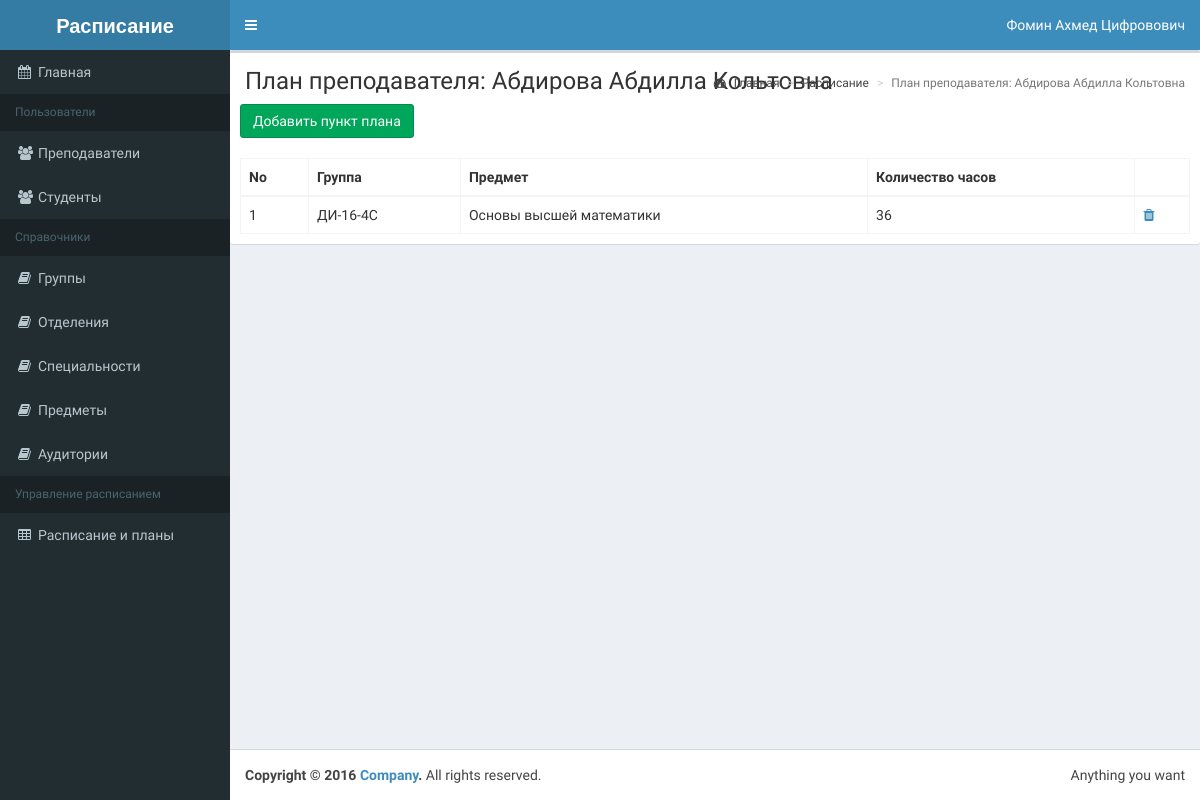
The page /list-plan.php?id=6 (signed in) on the database its author committed.
### tables this page shows
CREATE TABLE `lesson_plan` (
  `lesson_plan_id` int NOT NULL,
  `gruppa_id` int NOT NULL,
  `subject_id` int NOT NULL,
  `user_id` bigint NOT NULL
);

CREATE TABLE `gruppa` (
  `gruppa_id` int NOT NULL,
  `name` varchar(10) NOT NULL,
  `special_id` int NOT NULL,
  `date_begin` date NOT NULL,
  `date_end` date DEFAULT NULL
);

CREATE TABLE `subject` (
  `subject_id` int NOT NULL,
  `name` varchar(50) NOT NULL,
  `otdel_id` smallint NOT NULL,
  `hours` smallint NOT NULL,
  `active` tinyint NOT NULL DEFAULT '1'
);

### classes/BaseMap.php (called while the page is built, shortened)
<?php
abstract class BaseMap extends Config {
  function __construct() {
    try {
      $this->db = new
      PDO('mysql:host='.self::HOST.';dbname='.self::DB_NAME, self::DB_USER, self::DB_PASSWORD);
    }
    catch(PDOException $e) {
      echo $e->getMessage();
    }
  }
}

### classes/UserMap.php (called while the page is built, shortened)
<?php
class UserMap extends BaseMap {
  public function findProfileById($id) {
    if ($id) {
      $res = $this->db->query("SELECT user.user_id, CONCAT(user.lastname,' ', user.firstname, ' ', user.patronymic) AS fio,"
      . " user.login, user.birthday, gender.name AS gender, role.name AS role, user.active FROM user "
      . "INNER JOIN gender ON user.gender_id=gender.gender_id INNER JOIN role ON user.role_id=role.role_id WHERE user.user_id = $id");
      return $res->fetch(PDO::FETCH_OBJ);
    }
    return false;
  }
}

### classes/LessonPlanMap.php (called while the page is built, shortened)
<?php
class LessonPlanMap extends BaseMap {
  public function findByTeacherId($id) {
    if ($id) {
      $res = $this->db->query("SELECT lesson_plan.lesson_plan_id, gruppa.name AS gruppa, subject.name AS subject, "
      . "subject.hours FROM lesson_plan INNER JOIN gruppa ON lesson_plan.gruppa_id=gruppa.gruppa_id "
      . "INNER JOIN subject ON lesson_plan.subject_id=subject.subject_id WHERE lesson_plan.user_id=$id");
      return $res->fetchAll(PDO::FETCH_OBJ);
      }
      return false;
  }
}

### list-plan.php (the view, shortened to what this page needs)
<?php
$id = Helper::clearInt($_GET['id']);
if ((new TeacherMap())->findById($id)) {
  $teacher = (new UserMap())->findProfileById($id);
} else {
  header('Location: 404.php');
}
$header = 'План преподавателя: '.$teacher->fio;
$plans = (new LessonPlanMap())->findByTeacherId($id);
$i = 1;
require_once 'template/header.php';
?>
<div class="row">
  <div class="col-xs-12">
    <div class="box">
      <section class="content-header">
      <h1><?=$header;?></h1>
      <ol class="breadcrumb">
        <li><a href="/index.php"><i class="fa fa-dashboard"></i> Главная</a></li>
        <li><a href="list-teacher-schedule.php">Расписание</a></li>
        <li class="active"><?=$header;?></li>
      </ol>
      </section>
      <div class="box-body">
        <a class="btn btn-success" href="add-plan.php?id=<?=$id;?>">Добавить пункт плана</a>
      </div>
    <div class="box-body">
    <?php if ($plans) : ?>
    <table class="table table-bordered table-hover">
    <thead>
      <tr>
      <th>No</th>
      <th>Группа</th>
      <th>Предмет</th>
      <th>Количество часов</th>
      <th></th>
    </tr>
    </thead>
    <tbody>
    <?php foreach ($plans as $plan) : ?>
    <tr>
      <td><?=$i;?></td>
      <td><?=$plan->gruppa;?></td>
      <td><?=$plan->subject;?></td>
      <td><?=$plan->hours;?></td>
      <td><a href="delete-plan.php?id=<?=$plan->lesson_plan_id;?>&idplan=<?=$id;?>"><i class="fa fa-trash"></i></a></td>
    </tr>
    <?php $i++; endforeach;?>
    </tbody>
    </table>
    <?php else: ?>
      <p>План отутствует</p>
    <?php endif; ?>
    </div>
    </div>
  </div>
</div>
<?php
require_once 'template/footer.php';
?>

### rows shown on the page
lesson_plan: gruppa.name "ДИ-16-4С", subject.name "Основы высшей математики", subject.hours "36"

### other values the page prints
$_SESSION['fio'] "Фомин Аxмед Цифровович"
$header "План преподавателя: Абдирова Абдилла Кольтовна"
